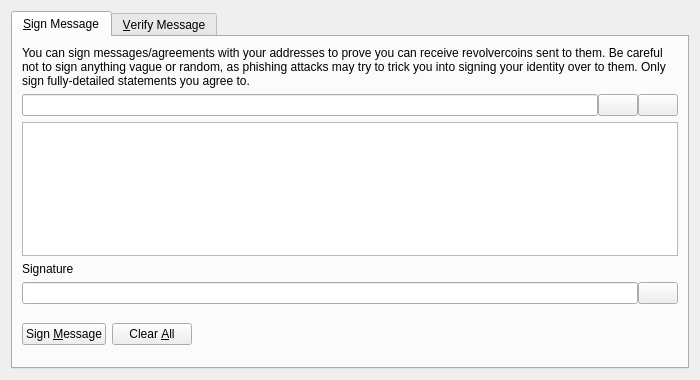
<?xml version="1.0" encoding="UTF-8"?>
<ui version="4.0">
 <class>SignVerifyMessageDialog</class>
 <widget class="QDialog" name="SignVerifyMessageDialog">
  <property name="geometry">
   <rect>
    <x>0</x>
    <y>0</y>
    <width>700</width>
    <height>380</height>
   </rect>
  </property>
  <property name="windowTitle">
   <string>Signatures - Sign / Verify a Message</string>
  </property>
  <property name="modal">
   <bool>true</bool>
  </property>
  <layout class="QVBoxLayout" name="verticalLayout">
   <item>
    <widget class="QTabWidget" name="tabWidget">
     <property name="currentIndex">
      <number>0</number>
     </property>
     <widget class="QWidget" name="tabSignMessage">
      <attribute name="title">
       <string>&amp;Sign Message</string>
      </attribute>
      <layout class="QVBoxLayout" name="verticalLayout_SM">
       <item>
        <widget class="QLabel" name="infoLabel_SM">
         <property name="text">
          <string>You can sign messages/agreements with your addresses to prove you can receive revolvercoins sent to them. Be careful not to sign anything vague or random, as phishing attacks may try to trick you into signing your identity over to them. Only sign fully-detailed statements you agree to.</string>
         </property>
         <property name="textFormat">
          <enum>Qt::PlainText</enum>
         </property>
         <property name="wordWrap">
          <bool>true</bool>
         </property>
        </widget>
       </item>
       <item>
        <layout class="QHBoxLayout" name="horizontalLayout_1_SM">
         <property name="spacing">
          <number>0</number>
         </property>
         <item>
          <widget class="QValidatedLineEdit" name="addressIn_SM">
           <property name="toolTip">
            <string>The RevolverCoin address to sign the message with</string>
           </property>
          </widget>
         </item>
         <item>
          <widget class="QPushButton" name="addressBookButton_SM">
           <property name="toolTip">
            <string>Choose previously used address</string>
           </property>
           <property name="text">
            <string/>
           </property>
           <property name="icon">
            <iconset resource="../revolvercoin.qrc">
             <normaloff>:/icons/address-book</normaloff>:/icons/address-book</iconset>
           </property>
           <property name="shortcut">
            <string>Alt+A</string>
           </property>
           <property name="autoDefault">
            <bool>false</bool>
           </property>
          </widget>
         </item>
         <item>
          <widget class="QPushButton" name="pasteButton_SM">
           <property name="toolTip">
            <string>Paste address from clipboard</string>
           </property>
           <property name="text">
            <string/>
           </property>
           <property name="icon">
            <iconset resource="../revolvercoin.qrc">
             <normaloff>:/icons/editpaste</normaloff>:/icons/editpaste</iconset>
           </property>
           <property name="shortcut">
            <string>Alt+P</string>
           </property>
           <property name="autoDefault">
            <bool>false</bool>
           </property>
          </widget>
         </item>
        </layout>
       </item>
       <item>
        <widget class="QPlainTextEdit" name="messageIn_SM">
         <property name="toolTip">
          <string>Enter the message you want to sign here</string>
         </property>
        </widget>
       </item>
       <item>
        <widget class="QLabel" name="signatureLabel_SM">
         <property name="text">
          <string>Signature</string>
         </property>
         <property name="textFormat">
          <enum>Qt::PlainText</enum>
         </property>
        </widget>
       </item>
       <item>
        <layout class="QHBoxLayout" name="horizontalLayout_2_SM">
         <property name="spacing">
          <number>0</number>
         </property>
         <item>
          <widget class="QLineEdit" name="signatureOut_SM">
           <property name="font">
            <font>
             <italic>true</italic>
            </font>
           </property>
           <property name="readOnly">
            <bool>true</bool>
           </property>
          </widget>
         </item>
         <item>
          <widget class="QPushButton" name="copySignatureButton_SM">
           <property name="toolTip">
            <string>Copy the current signature to the system clipboard</string>
           </property>
           <property name="text">
            <string/>
           </property>
           <property name="icon">
            <iconset resource="../revolvercoin.qrc">
             <normaloff>:/icons/editcopy</normaloff>:/icons/editcopy</iconset>
           </property>
           <property name="autoDefault">
            <bool>false</bool>
           </property>
          </widget>
         </item>
        </layout>
       </item>
       <item>
        <layout class="QHBoxLayout" name="horizontalLayout_3_SM">
         <item>
          <widget class="QPushButton" name="signMessageButton_SM">
           <property name="toolTip">
            <string>Sign the message to prove you own this RevolverCoin address</string>
           </property>
           <property name="text">
            <string>Sign &amp;Message</string>
           </property>
           <property name="icon">
            <iconset resource="../revolvercoin.qrc">
             <normaloff>:/icons/edit</normaloff>:/icons/edit</iconset>
           </property>
           <property name="autoDefault">
            <bool>false</bool>
           </property>
          </widget>
         </item>
         <item>
          <widget class="QPushButton" name="clearButton_SM">
           <property name="toolTip">
            <string>Reset all sign message fields</string>
           </property>
           <property name="text">
            <string>Clear &amp;All</string>
           </property>
           <property name="icon">
            <iconset resource="../revolvercoin.qrc">
             <normaloff>:/icons/remove</normaloff>:/icons/remove</iconset>
           </property>
           <property name="autoDefault">
            <bool>false</bool>
           </property>
          </widget>
         </item>
         <item>
          <spacer name="horizontalSpacer_1_SM">
           <property name="orientation">
            <enum>Qt::Horizontal</enum>
           </property>
           <property name="sizeHint" stdset="0">
            <size>
             <width>40</width>
             <height>48</height>
            </size>
           </property>
          </spacer>
         </item>
         <item>
          <widget class="QLabel" name="statusLabel_SM">
           <property name="font">
            <font>
             <weight>75</weight>
             <bold>true</bold>
            </font>
           </property>
           <property name="text">
            <string/>
           </property>
           <property name="wordWrap">
            <bool>true</bool>
           </property>
          </widget>
         </item>
         <item>
          <spacer name="horizontalSpacer_2_SM">
           <property name="orientation">
            <enum>Qt::Horizontal</enum>
           </property>
           <property name="sizeHint" stdset="0">
            <size>
             <width>40</width>
             <height>48</height>
            </size>
           </property>
          </spacer>
         </item>
        </layout>
       </item>
      </layout>
     </widget>
     <widget class="QWidget" name="tabVerifyMessage">
      <attribute name="title">
       <string>&amp;Verify Message</string>
      </attribute>
      <layout class="QVBoxLayout" name="verticalLayout_VM">
       <item>
        <widget class="QLabel" name="infoLabel_VM">
         <property name="text">
          <string>Enter the receiver's address, message (ensure you copy line breaks, spaces, tabs, etc. exactly) and signature below to verify the message. Be careful not to read more into the signature than what is in the signed message itself, to avoid being tricked by a man-in-the-middle attack. Note that this only proves the signing party receives with the address, it cannot prove sendership of any transaction!</string>
         </property>
         <property name="textFormat">
          <enum>Qt::PlainText</enum>
         </property>
         <property name="alignment">
          <set>Qt::AlignLeading|Qt::AlignLeft|Qt::AlignTop</set>
         </property>
         <property name="wordWrap">
          <bool>true</bool>
         </property>
        </widget>
       </item>
       <item>
        <layout class="QHBoxLayout" name="horizontalLayout_1_VM">
         <property name="spacing">
          <number>0</number>
         </property>
         <item>
          <widget class="QValidatedLineEdit" name="addressIn_VM">
           <property name="toolTip">
            <string>The RevolverCoin address the message was signed with</string>
           </property>
          </widget>
         </item>
         <item>
          <widget class="QPushButton" name="addressBookButton_VM">
           <property name="toolTip">
            <string>Choose previously used address</string>
           </property>
           <property name="text">
            <string/>
           </property>
           <property name="icon">
            <iconset resource="../revolvercoin.qrc">
             <normaloff>:/icons/address-book</normaloff>:/icons/address-book</iconset>
           </property>
           <property name="shortcut">
            <string>Alt+A</string>
           </property>
           <property name="autoDefault">
            <bool>false</bool>
           </property>
          </widget>
         </item>
        </layout>
       </item>
       <item>
        <widget class="QPlainTextEdit" name="messageIn_VM"/>
       </item>
       <item>
        <widget class="QValidatedLineEdit" name="signatureIn_VM"/>
       </item>
       <item>
        <layout class="QHBoxLayout" name="horizontalLayout_2_VM">
         <item>
          <widget class="QPushButton" name="verifyMessageButton_VM">
           <property name="toolTip">
            <string>Verify the message to ensure it was signed with the specified RevolverCoin address</string>
           </property>
           <property name="text">
            <string>Verify &amp;Message</string>
           </property>
           <property name="icon">
            <iconset resource="../revolvercoin.qrc">
             <normaloff>:/icons/transaction_0</normaloff>:/icons/transaction_0</iconset>
           </property>
           <property name="autoDefault">
            <bool>false</bool>
           </property>
          </widget>
         </item>
         <item>
          <widget class="QPushButton" name="clearButton_VM">
           <property name="toolTip">
            <string>Reset all verify message fields</string>
           </property>
           <property name="text">
            <string>Clear &amp;All</string>
           </property>
           <property name="icon">
            <iconset resource="../revolvercoin.qrc">
             <normaloff>:/icons/remove</normaloff>:/icons/remove</iconset>
           </property>
           <property name="autoDefault">
            <bool>false</bool>
           </property>
          </widget>
         </item>
         <item>
          <spacer name="horizontalSpacer_1_VM">
           <property name="orientation">
            <enum>Qt::Horizontal</enum>
           </property>
           <property name="sizeHint" stdset="0">
            <size>
             <width>40</width>
             <height>48</height>
            </size>
           </property>
          </spacer>
         </item>
         <item>
          <widget class="QLabel" name="statusLabel_VM">
           <property name="font">
            <font>
             <weight>75</weight>
             <bold>true</bold>
            </font>
           </property>
           <property name="text">
            <string/>
           </property>
           <property name="wordWrap">
            <bool>true</bool>
           </property>
          </widget>
         </item>
         <item>
          <spacer name="horizontalSpacer_2_VM">
           <property name="orientation">
            <enum>Qt::Horizontal</enum>
           </property>
           <property name="sizeHint" stdset="0">
            <size>
             <width>40</width>
             <height>48</height>
            </size>
           </property>
          </spacer>
         </item>
        </layout>
       </item>
      </layout>
     </widget>
    </widget>
   </item>
  </layout>
 </widget>
 <customwidgets>
  <customwidget>
   <class>QValidatedLineEdit</class>
   <extends>QLineEdit</extends>
   <header>qvalidatedlineedit.h</header>
  </customwidget>
 </customwidgets>
 <resources>
  <include location="../revolvercoin.qrc"/>
 </resources>
 <connections/>
</ui>
